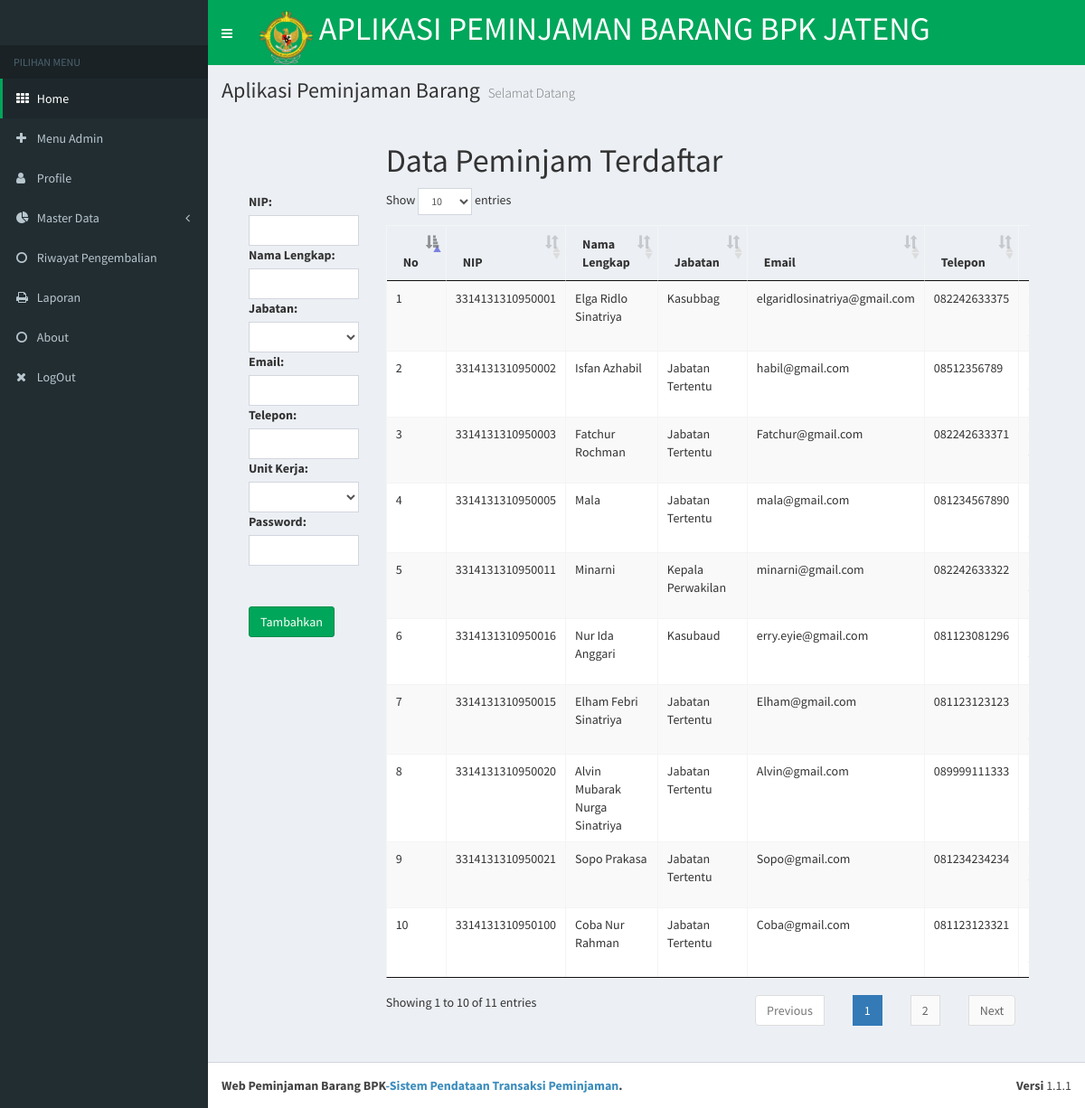
The app's page /index.php?page=tambah-petugas (signed in) with its own data.
### tables this page shows
CREATE TABLE `datapegawai` (
  `id_data` int(4) NOT NULL,
  `nama` varchar(50) NOT NULL,
  `nip` varchar(50) NOT NULL,
  `jabatan` varchar(50) NOT NULL,
  `email` varchar(50) NOT NULL,
  `telpon` varchar(50) NOT NULL,
  `unit_kerja` varchar(50) NOT NULL,
  `username` varchar(50) NOT NULL,
  `password` varchar(50) NOT NULL
);

### config/config.php (called while the page is built, shortened)
<?php
class config
{
	public function __construct()
	{
		$host = "localhost";
		$user = "root";
		$pass = "";
		$db   = "bpkjateng";
		$this->conn = mysqli_connect($host,$user,$pass,$db) or die("Failed connect to DB");
		return $this->conn;
	}
	public function query($sql)
	{
		$this->query = mysqli_query($this->conn, $sql) or die(mysqli_error($this->conn));
		return $this->query;
	}
	public function select($result)
	{
		return mysqli_fetch_array($result);
	}
	public function site_url()
	{
		$url = "http://localhost/BPK/";
		return $url;
	}
}
?>

### content/tambah-petugas.php (the view, shortened to what this page needs)
<section class="content">
  <div class="table-responsive">
  <div class="container-fluid">
    <div class="col-md-2">
      <form id="form-tambah-petugas" action="<?php echo $config->site_url(); ?>process.php?act=add_petugas" method="post">
		<div class="input-group">
          <label class="form">NIP:</label>
          <input type="text" name="nip" class="form-control" required
           minlength="9" >
        </div>
		<div class="input-group">
          <label class="form">Nama Lengkap:</label>
          <input type="text" name="nama" class="form-control" required>
        </div>
		<div class="input-group">
			<label>Jabatan:</label>
			<select name="jabatan" class="form-control">
				<option value=""></option>
				<option value="Kasetlan">Kasetlan</option>
		  </select>
        </div>
		<div class="input-group">
          <label class="form">Email:</label>
          <input type="text" name="email" class="form-control" required>
        </div>
		<div class="input-group">
          <label class="form">Telepon:</label>
          <input type="text" name="telpon" class="form-control" required>
        </div>
		<div class="input-group">
			<label>Unit Kerja:</label>
			<select name="unit_kerja" class="form-control">
				<option value=""></option>
				<option value="Pimpinan Perwakilan">Pimpinan Perwakilan</option>
          </select>
        </div>
        <div class="input-group">
          <label class="form">Password:</label>
          <input type="password" name="password" class="form-control" required minlength="6" maxlength="20">
        </div>
        <div class="input-group group-tongle">
          <input type="submit" class="btn btn-success" value="Tambahkan"/>
        </div>
      </form>
    </div>
    <div class="box-body">
    <div class="col-md-10">
      <div class="table-responsive">
        <table id="example1" class="table table-bordered table-striped">
         <h1>Data Peminjam Terdaftar </h1>
        <thead>
          <tr>
            <th>No</th>
            <th>NIP</th>
			<th>Nama Lengkap</th>
			<th>Jabatan</th>
			<th>Email</th>
			<th>Telepon</th>
			<th>Unit Kerja</th>
          </tr>
        </thead>
            <tbody>
          <?php
          $i=0;
          $sql = $config->query('select * from datapegawai');
          while($row = $config->select($sql)){
            $i++;?>
            <tr>
              <td><?php echo $i;?></td>
              <td><?php echo $row['nip'];?></td>
			  <td><?php echo $row['nama'];?></td>
			  <td><?php echo $row['jabatan'];?></td>
			  <td><?php echo $row['email'];?></td>
			  <td><?php echo $row['telpon'];?></td>
			  <td><?php echo $row['unit_kerja'];?></td>
              </tr>
          <div id="editPetugas<?php echo $row['id_data']; ?>" class="modal modal-success fade" role="dialog">
                      <?php
                    }
                    ?>
            </tbody>
                  </table>
                </div>
              </div>
    </div>
 </div></div>
            </section>

### index.php (shortened to what this page needs)
<?php
 $page = isset($_GET['page'])?$_GET['page']:'';
 include('config/config.php');
 $config = new config();
 if(!empty($_SESSION['session_login'])){
	include("header.php");
	include('main_header.php');
	include('sidebar.php');
	include("content.php");
	include("main_footer.php");
	include("footer.php");
 } else{
 	header('Location: login.php');
 }
?>

### header.php (shortened to what this page needs)
<!DOCTYPE html>
<html>
<head>
  <link rel="stylesheet" href="bootstrap/css/bootstrap.min.css">
  <link rel="stylesheet" href="https://cdnjs.cloudflare.com/ajax/libs/font-awesome/4.5.0/css/font-awesome.min.css">
  <link rel="stylesheet" href="https://cdnjs.cloudflare.com/ajax/libs/ionicons/2.0.1/css/ionicons.min.css">
  <link rel="stylesheet" href="dist/css/AdminLTE.min.css">
  <link rel="stylesheet" href="dist/css/skins/_all-skins.min.css">
  <link rel="stylesheet" href="plugins/iCheck/flat/blue.css">
  <link rel="stylesheet" href="plugins/datepicker/datepicker3.css">
  <link rel="stylesheet" href="plugins/morris/morris.css">
  <link rel="stylesheet" href="plugins/jvectormap/jquery-jvectormap-1.2.2.css">
  <link rel="stylesheet" href="plugins/datepicker/datepicker3.css">
  <link rel="stylesheet" href="plugins/daterangepicker/daterangepicker-bs3.css">
  <link rel="stylesheet" href="plugins/datatables/dataTables.bootstrap.css">
  <link rel="stylesheet" href="plugins/bootstrap-wysihtml5/bootstrap3-wysihtml5.min.css">
  <link rel="stylesheet" href="bootstrap/css/jquery.dataTables.css">
  <link rel="stylesheet" href="../../plugins/morris/morris.css">
</head>
<body class="hold-transition skin-green  sidebar-mini bgadmin">
<div class="wrapper">

### main_header.php (shortened to what this page needs)
<header class="main-header">
  <nav class="navbar navbar-static-top">
    <a href="#" class="sidebar-toggle" data-toggle="offcanvas" role="button">
    </a>
    <div class="col-md-1">
              <img style="; height: 60px;" src="img/logo2.png" alt="">
             </div>
    <span><h1 style="margin: 12px 0 0 0; color: white;">APLIKASI PEMINJAMAN BARANG BPK JATENG</h1></span>
  </nav>
</header>

### sidebar.php (shortened to what this page needs)
<aside class="main-sidebar">
  <section class="sidebar">
    <ul class="sidebar-menu">
      <li class="header">PILIHAN MENU</li>
      <li class="active">
        <a href="index.php?page=home">
          <i class="fa fa-th"></i> <span>Home</span>
        </a>
      </li>
      <?php
        if($_SESSION['level']=="admin"){
      ?>
      <li class="treeview">
        <a href="index.php?page=tambah-petugas">
          <i class="fa fa-plus"></i>
          <span>Menu Admin</span>
        </a>
      </li>
      <?php
        }
      ?>
      <li>
        <a href="index.php?page=profile">
          <i class="fa fa-user"></i> <span>Profile</span>
        </a>
      </li>
        <?php
        if($_SESSION['level']=="admin") {
            ?>
            <li class="treeview">
                <a href="#">
                    <i class="fa fa-pie-chart"></i>
                    <span>Master Data</span>
                    <i class="fa fa-angle-left pull-right"></i>
                </a>
            </li>
      <li>
        <a href="index.php?page=data-history">
          <i class="fa fa-circle-o"></i> <span>Riwayat Pengembalian</span>
        </a>
      </li>
        <?php
        }
            ?>
      <li>
        <a href="index.php?page=laporan">
          <i class="fa fa-print"></i> <span>Laporan</span>
        </a>
      </li>
      <li>
        <a href="index.php?page=about">
          <i class="fa fa-circle-o"></i> <span>About</span>
        </a>
      </li>
       <li>
        <a href="<?php echo $config->site_url().'logout.php'; ?>">
          <i class="fa fa-close"></i> <span>LogOut</span>
        </a>
      </li>
  </section>
</aside>

### content.php (shortened to what this page needs)
<body onLoad="goforit()">
<div class="content-wrapper">
    <section class="content-header">
    <h1>
        Aplikasi Peminjaman Barang
        <small>Selamat Datang
      </small>
    </h1>
  </section>
<?php
    switch($page){
      case "tambah-petugas":
        include('content/tambah-petugas.php');
      break;
    }
?>
</div>

### main_footer.php
<footer class="main-footer">
  <div class="pull-right hidden-xs">
    <b>Versi</b> 1.1.1
  </div>
  <strong>Web Peminjaman Barang BPK<a href="http://desa-mojo.go.id">-Sistem Pendataan Transaksi Peminjaman</a>.</strong>
</footer>

### footer.php (shortened to what this page needs)
<link rel="stylesheet" href="plugins/datepicker/datepicker3.css">
</body>
</html>

### records on screen
datapegawai: nip "3314131310950001", nama "Elga Ridlo Sinatriya", jabatan "Kasubbag", email "elgaridlosinatriya@gmail.com", telpon "082242633375"
datapegawai: nip "3314131310950002", nama "Isfan Azhabil", jabatan "Jabatan Tertentu", email "habil@gmail.com", telpon "08512356789"
datapegawai: nip "3314131310950003", nama "Fatchur Rochman", jabatan "Jabatan Tertentu", email "Fatchur@gmail.com", telpon "082242633371"
datapegawai: nip "3314131310950005", nama "Mala", jabatan "Jabatan Tertentu", email "mala@gmail.com", telpon "081234567890"
datapegawai: nip "3314131310950011", nama "Minarni", jabatan "Kepala Perwakilan", email "minarni@gmail.com", telpon "082242633322"
datapegawai: nip "3314131310950016", nama "Nur Ida Anggari", jabatan "Kasubaud", email "erry.eyie@gmail.com", telpon "081123081296"
datapegawai: nip "3314131310950015", nama "Elham Febri Sinatriya", jabatan "Jabatan Tertentu", email "Elham@gmail.com", telpon "081123123123"
datapegawai: nip "3314131310950020", nama "Alvin Mubarak Nurga Sinatriya", jabatan "Jabatan Tertentu", email "Alvin@gmail.com", telpon "089999111333"
datapegawai: nip "3314131310950021", nama "Sopo Prakasa", jabatan "Jabatan Tertentu", email "Sopo@gmail.com", telpon "081234234234"
datapegawai: nip "3314131310950100", nama "Coba Nur Rahman", jabatan "Jabatan Tertentu", email "Coba@gmail.com", telpon "081123123321"
